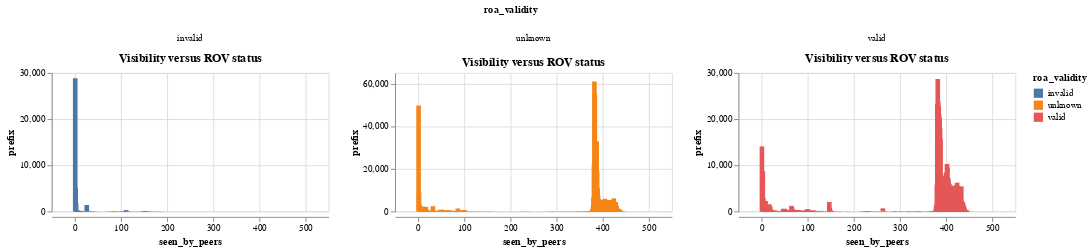

The notebook cell this image was saved under:
### Code cell
# ris_v4[['roa_validity', 'seen_by_peers']].plot.hist(
#     by='seen_by_peers',
#     bins=16,
#     alpha=0.5
# )


seen_by_peers_count_by_roa_validity = ris_v4.groupby(['roa_validity', 'seen_by_peers'], as_index=False).agg({'prefix': 'count'})

rov_chart = alt.Chart(
    seen_by_peers_count_by_roa_validity).mark_bar()\
.encode(
    alt.X("seen_by_peers:Q", bin=False),
    alt.Color("roa_validity:N"),
    y='prefix',
).properties(
    title='Visibility versus ROV status',
    width=300,
    height=150,
).facet(
    column='roa_validity',
).resolve_scale(
    y='independent'
)

#rov_chart.save("ris_v4_rov_chart.png")
display(rov_chart)

### Figure 1 — Vega-Lite specification as saved in the notebook (floating-point values rounded to 4 significant figures; data arrays with more than 128 entries replaced by an {"elided": "..."} marker saying what was removed)
{"config": {"view": {"continuousWidth": 400, "continuousHeight": 300}}, "data": {"name": "data-32fb3a06f59708240d5f69f83cbdb9a2"}, "facet": {"column": {"field": "roa_validity", "type": "nominal"}}, "spec": {"mark": "bar", "encoding": {"color": {"field": "roa_validity", "type": "nominal"}, "x": {"bin": false, "field": "seen_by_peers", "type": "quantitative"}, "y": {"field": "prefix", "type": "quantitative"}}, "height": 150, "title": "Visibility versus ROV status", "width": 300}, "resolve": {"scale": {"y": "independent"}}, "$schema": "https://vega.github.io/schema/vega-lite/v4.17.0.json", "datasets": {"data-32fb3a06f59708240d5f69f83cbdb9a2": {"elided": "1140 records"}}}
